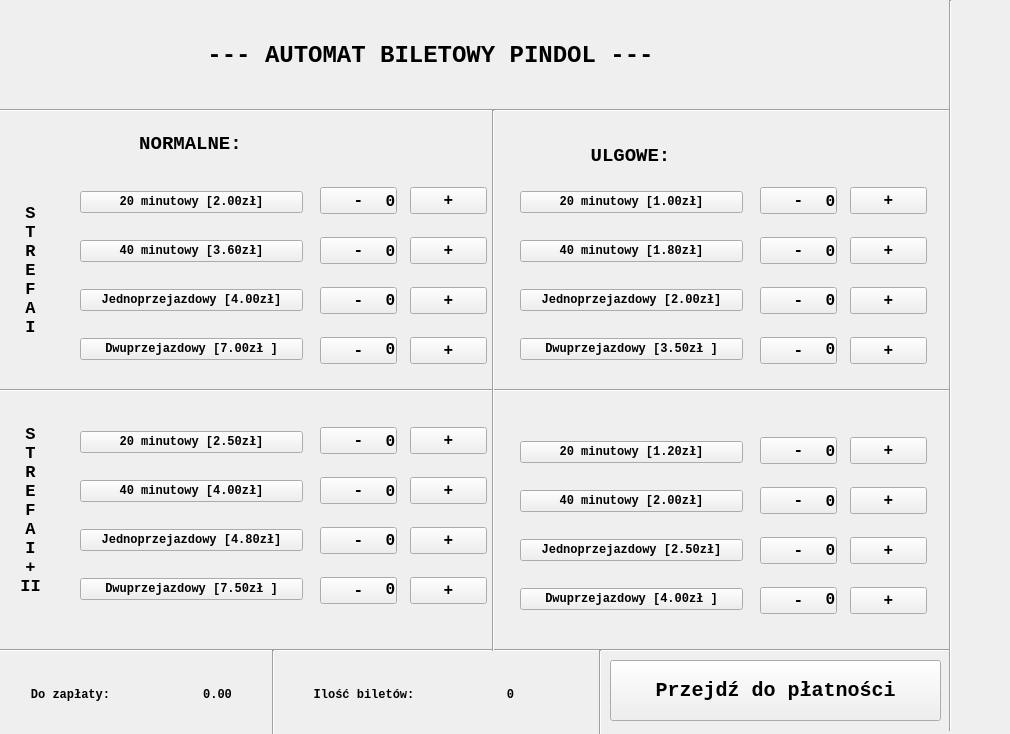
<?xml version="1.0" encoding="UTF-8"?>
<ui version="4.0">
 <class>MainWindow</class>
 <widget class="QMainWindow" name="MainWindow">
  <property name="geometry">
   <rect>
    <x>0</x>
    <y>0</y>
    <width>1010</width>
    <height>734</height>
   </rect>
  </property>
  <property name="font">
   <font>
    <family>Consolas</family>
    <pointsize>9</pointsize>
    <weight>75</weight>
    <italic>false</italic>
    <bold>true</bold>
   </font>
  </property>
  <property name="windowTitle">
   <string>Ticket Machine - PINDOL</string>
  </property>
  <property name="autoFillBackground">
   <bool>false</bool>
  </property>
  <widget class="QWidget" name="TicketsWidget">
   <widget class="QLabel" name="label_title">
    <property name="geometry">
     <rect>
      <x>0</x>
      <y>0</y>
      <width>861</width>
      <height>111</height>
     </rect>
    </property>
    <property name="font">
     <font>
      <family>Consolas</family>
      <pointsize>18</pointsize>
      <weight>75</weight>
      <bold>true</bold>
     </font>
    </property>
    <property name="autoFillBackground">
     <bool>true</bool>
    </property>
    <property name="text">
     <string>--- AUTOMAT BILETOWY PINDOL ---</string>
    </property>
    <property name="alignment">
     <set>Qt::AlignCenter</set>
    </property>
   </widget>
   <widget class="QLabel" name="label_tickets_reduced">
    <property name="geometry">
     <rect>
      <x>520</x>
      <y>140</y>
      <width>221</width>
      <height>31</height>
     </rect>
    </property>
    <property name="font">
     <font>
      <pointsize>14</pointsize>
     </font>
    </property>
    <property name="text">
     <string>ULGOWE:</string>
    </property>
    <property name="alignment">
     <set>Qt::AlignCenter</set>
    </property>
   </widget>
   <widget class="QWidget" name="gridLayoutWidget">
    <property name="geometry">
     <rect>
      <x>80</x>
      <y>170</y>
      <width>223</width>
      <height>211</height>
     </rect>
    </property>
    <layout class="QGridLayout" name="grid_normal_tickets_first">
     <item row="4" column="0">
      <widget class="QPushButton" name="btn_normal_twoway">
       <property name="text">
        <string>Dwuprzejazdowy [7.00zł ]</string>
       </property>
      </widget>
     </item>
     <item row="2" column="0">
      <widget class="QPushButton" name="btn_normal_40">
       <property name="text">
        <string>40 minutowy [3.60zł]</string>
       </property>
      </widget>
     </item>
     <item row="1" column="0">
      <widget class="QPushButton" name="btn_normal_20">
       <property name="text">
        <string>20 minutowy [2.00zł]</string>
       </property>
      </widget>
     </item>
     <item row="3" column="0">
      <widget class="QPushButton" name="btn_normal_oneway">
       <property name="text">
        <string>Jednoprzejazdowy [4.00zł]</string>
       </property>
      </widget>
     </item>
    </layout>
   </widget>
   <widget class="QLabel" name="label_tickets_normal">
    <property name="geometry">
     <rect>
      <x>80</x>
      <y>130</y>
      <width>221</width>
      <height>28</height>
     </rect>
    </property>
    <property name="font">
     <font>
      <pointsize>14</pointsize>
     </font>
    </property>
    <property name="text">
     <string>NORMALNE:</string>
    </property>
    <property name="alignment">
     <set>Qt::AlignCenter</set>
    </property>
   </widget>
   <widget class="QLabel" name="label_strefa_1">
    <property name="geometry">
     <rect>
      <x>20</x>
      <y>170</y>
      <width>21</width>
      <height>201</height>
     </rect>
    </property>
    <property name="font">
     <font>
      <family>Consolas</family>
      <pointsize>13</pointsize>
      <weight>75</weight>
      <bold>true</bold>
     </font>
    </property>
    <property name="layoutDirection">
     <enum>Qt::LeftToRight</enum>
    </property>
    <property name="text">
     <string>S T R E F A     I</string>
    </property>
    <property name="textFormat">
     <enum>Qt::PlainText</enum>
    </property>
    <property name="alignment">
     <set>Qt::AlignCenter</set>
    </property>
    <property name="wordWrap">
     <bool>true</bool>
    </property>
   </widget>
   <widget class="QLabel" name="label_strefa_2">
    <property name="geometry">
     <rect>
      <x>20</x>
      <y>390</y>
      <width>21</width>
      <height>241</height>
     </rect>
    </property>
    <property name="font">
     <font>
      <family>Consolas</family>
      <pointsize>13</pointsize>
      <weight>75</weight>
      <bold>true</bold>
     </font>
    </property>
    <property name="layoutDirection">
     <enum>Qt::LeftToRight</enum>
    </property>
    <property name="text">
     <string>S T R E F A     I + II</string>
    </property>
    <property name="textFormat">
     <enum>Qt::PlainText</enum>
    </property>
    <property name="alignment">
     <set>Qt::AlignCenter</set>
    </property>
    <property name="wordWrap">
     <bool>true</bool>
    </property>
   </widget>
   <widget class="QWidget" name="gridLayoutWidget_2">
    <property name="geometry">
     <rect>
      <x>520</x>
      <y>170</y>
      <width>223</width>
      <height>211</height>
     </rect>
    </property>
    <layout class="QGridLayout" name="grid_reduced_tickets_first">
     <item row="2" column="0">
      <widget class="QPushButton" name="btn_reduced_40">
       <property name="text">
        <string>40 minutowy [1.80zł]</string>
       </property>
      </widget>
     </item>
     <item row="4" column="0">
      <widget class="QPushButton" name="btn_reduced_twoway">
       <property name="text">
        <string>Dwuprzejazdowy [3.50zł ]</string>
       </property>
      </widget>
     </item>
     <item row="1" column="0">
      <widget class="QPushButton" name="btn_reduced_20">
       <property name="text">
        <string>20 minutowy [1.00zł]</string>
       </property>
      </widget>
     </item>
     <item row="3" column="0">
      <widget class="QPushButton" name="btn_reduced_oneway">
       <property name="text">
        <string>Jednoprzejazdowy [2.00zł]</string>
       </property>
      </widget>
     </item>
    </layout>
   </widget>
   <widget class="Line" name="line">
    <property name="geometry">
     <rect>
      <x>0</x>
      <y>100</y>
      <width>951</width>
      <height>20</height>
     </rect>
    </property>
    <property name="orientation">
     <enum>Qt::Horizontal</enum>
    </property>
   </widget>
   <widget class="Line" name="line_2">
    <property name="geometry">
     <rect>
      <x>0</x>
      <y>380</y>
      <width>951</width>
      <height>20</height>
     </rect>
    </property>
    <property name="orientation">
     <enum>Qt::Horizontal</enum>
    </property>
   </widget>
   <widget class="Line" name="line_3">
    <property name="geometry">
     <rect>
      <x>0</x>
      <y>640</y>
      <width>951</width>
      <height>20</height>
     </rect>
    </property>
    <property name="orientation">
     <enum>Qt::Horizontal</enum>
    </property>
   </widget>
   <widget class="QWidget" name="horizontalLayoutWidget">
    <property name="geometry">
     <rect>
      <x>0</x>
      <y>659</y>
      <width>581</width>
      <height>71</height>
     </rect>
    </property>
    <layout class="QHBoxLayout" name="horizontalLayout">
     <item>
      <widget class="QLabel" name="label_total_cost">
       <property name="text">
        <string>Do zapłaty:</string>
       </property>
       <property name="alignment">
        <set>Qt::AlignCenter</set>
       </property>
      </widget>
     </item>
     <item>
      <widget class="QLabel" name="label_total_cost_value">
       <property name="text">
        <string>0.00</string>
       </property>
       <property name="alignment">
        <set>Qt::AlignCenter</set>
       </property>
      </widget>
     </item>
     <item>
      <widget class="QLabel" name="label_tickets_count">
       <property name="text">
        <string>Ilość biletów:</string>
       </property>
       <property name="alignment">
        <set>Qt::AlignCenter</set>
       </property>
      </widget>
     </item>
     <item>
      <widget class="QLabel" name="label_tickets_count_value">
       <property name="text">
        <string>0</string>
       </property>
       <property name="alignment">
        <set>Qt::AlignCenter</set>
       </property>
      </widget>
     </item>
    </layout>
   </widget>
   <widget class="Line" name="line_4">
    <property name="geometry">
     <rect>
      <x>263</x>
      <y>650</y>
      <width>20</width>
      <height>101</height>
     </rect>
    </property>
    <property name="orientation">
     <enum>Qt::Vertical</enum>
    </property>
   </widget>
   <widget class="QWidget" name="gridLayoutWidget_3">
    <property name="geometry">
     <rect>
      <x>80</x>
      <y>410</y>
      <width>223</width>
      <height>211</height>
     </rect>
    </property>
    <layout class="QGridLayout" name="grid_normal_tickets_second">
     <item row="2" column="0">
      <widget class="QPushButton" name="btn_normal_40_2">
       <property name="text">
        <string>40 minutowy [4.00zł]</string>
       </property>
      </widget>
     </item>
     <item row="4" column="0">
      <widget class="QPushButton" name="btn_normal_twoway_2">
       <property name="text">
        <string>Dwuprzejazdowy [7.50zł ]</string>
       </property>
      </widget>
     </item>
     <item row="1" column="0">
      <widget class="QPushButton" name="btn_normal_20_2">
       <property name="text">
        <string>20 minutowy [2.50zł]</string>
       </property>
      </widget>
     </item>
     <item row="3" column="0">
      <widget class="QPushButton" name="btn_normal_oneway_2">
       <property name="text">
        <string>Jednoprzejazdowy [4.80zł]</string>
       </property>
      </widget>
     </item>
    </layout>
   </widget>
   <widget class="QWidget" name="gridLayoutWidget_4">
    <property name="geometry">
     <rect>
      <x>520</x>
      <y>420</y>
      <width>223</width>
      <height>211</height>
     </rect>
    </property>
    <layout class="QGridLayout" name="grid_reduced_tickets_second">
     <item row="2" column="0">
      <widget class="QPushButton" name="btn_reduced_40_2">
       <property name="text">
        <string>40 minutowy [2.00zł]</string>
       </property>
      </widget>
     </item>
     <item row="4" column="0">
      <widget class="QPushButton" name="btn_reduced_twoway_2">
       <property name="text">
        <string>Dwuprzejazdowy [4.00zł ]</string>
       </property>
      </widget>
     </item>
     <item row="1" column="0">
      <widget class="QPushButton" name="btn_reduced_20_2">
       <property name="text">
        <string>20 minutowy [1.20zł]</string>
       </property>
      </widget>
     </item>
     <item row="3" column="0">
      <widget class="QPushButton" name="btn_reduced_oneway_2">
       <property name="text">
        <string>Jednoprzejazdowy [2.50zł]</string>
       </property>
      </widget>
     </item>
    </layout>
   </widget>
   <widget class="Line" name="line_5">
    <property name="geometry">
     <rect>
      <x>940</x>
      <y>0</y>
      <width>20</width>
      <height>731</height>
     </rect>
    </property>
    <property name="orientation">
     <enum>Qt::Vertical</enum>
    </property>
   </widget>
   <widget class="QPushButton" name="payment">
    <property name="geometry">
     <rect>
      <x>610</x>
      <y>660</y>
      <width>331</width>
      <height>61</height>
     </rect>
    </property>
    <property name="font">
     <font>
      <pointsize>15</pointsize>
     </font>
    </property>
    <property name="text">
     <string>Przejdź do płatności</string>
    </property>
   </widget>
   <widget class="Line" name="line_6">
    <property name="geometry">
     <rect>
      <x>590</x>
      <y>650</y>
      <width>20</width>
      <height>91</height>
     </rect>
    </property>
    <property name="orientation">
     <enum>Qt::Vertical</enum>
    </property>
   </widget>
   <widget class="Line" name="line_7">
    <property name="geometry">
     <rect>
      <x>483</x>
      <y>110</y>
      <width>20</width>
      <height>541</height>
     </rect>
    </property>
    <property name="orientation">
     <enum>Qt::Vertical</enum>
    </property>
   </widget>
   <widget class="QWidget" name="verticalLayoutWidget">
    <property name="geometry">
     <rect>
      <x>760</x>
      <y>420</y>
      <width>77</width>
      <height>211</height>
     </rect>
    </property>
    <layout class="QVBoxLayout" name="layout_reduced_second_minus">
     <item>
      <widget class="QPushButton" name="btn_reduced_20_2_minus">
       <property name="font">
        <font>
         <pointsize>12</pointsize>
        </font>
       </property>
       <property name="text">
        <string>-</string>
       </property>
      </widget>
     </item>
     <item>
      <widget class="QPushButton" name="btn_reduced_40_2_minus">
       <property name="font">
        <font>
         <pointsize>12</pointsize>
        </font>
       </property>
       <property name="text">
        <string>-</string>
       </property>
      </widget>
     </item>
     <item>
      <widget class="QPushButton" name="btn_reduced_oneway_2_minus">
       <property name="font">
        <font>
         <pointsize>12</pointsize>
        </font>
       </property>
       <property name="text">
        <string>-</string>
       </property>
      </widget>
     </item>
     <item>
      <widget class="QPushButton" name="btn_reduced_twoway_2_minus">
       <property name="font">
        <font>
         <pointsize>12</pointsize>
        </font>
       </property>
       <property name="text">
        <string>-</string>
       </property>
      </widget>
     </item>
    </layout>
   </widget>
   <widget class="QWidget" name="verticalLayoutWidget_2">
    <property name="geometry">
     <rect>
      <x>850</x>
      <y>420</y>
      <width>77</width>
      <height>211</height>
     </rect>
    </property>
    <layout class="QVBoxLayout" name="layout_reduced_second_plus">
     <item>
      <widget class="QPushButton" name="btn_reduced_20_2_plus">
       <property name="font">
        <font>
         <pointsize>12</pointsize>
        </font>
       </property>
       <property name="text">
        <string>+</string>
       </property>
      </widget>
     </item>
     <item>
      <widget class="QPushButton" name="btn_reduced_40_2_plus">
       <property name="font">
        <font>
         <pointsize>12</pointsize>
        </font>
       </property>
       <property name="text">
        <string>+</string>
       </property>
      </widget>
     </item>
     <item>
      <widget class="QPushButton" name="btn_reduced_oneway_2_plus">
       <property name="font">
        <font>
         <pointsize>12</pointsize>
        </font>
       </property>
       <property name="text">
        <string>+</string>
       </property>
      </widget>
     </item>
     <item>
      <widget class="QPushButton" name="btn_reduced_twoway_2_plus">
       <property name="font">
        <font>
         <pointsize>12</pointsize>
        </font>
       </property>
       <property name="text">
        <string>+</string>
       </property>
      </widget>
     </item>
    </layout>
   </widget>
   <widget class="QWidget" name="verticalLayoutWidget_3">
    <property name="geometry">
     <rect>
      <x>810</x>
      <y>430</y>
      <width>41</width>
      <height>191</height>
     </rect>
    </property>
    <layout class="QVBoxLayout" name="layout_reduced_second_count">
     <item>
      <widget class="QLabel" name="btn_reduced_20_2_count">
       <property name="font">
        <font>
         <pointsize>12</pointsize>
        </font>
       </property>
       <property name="text">
        <string>0</string>
       </property>
       <property name="alignment">
        <set>Qt::AlignCenter</set>
       </property>
      </widget>
     </item>
     <item>
      <widget class="QLabel" name="btn_reduced_40_2_count">
       <property name="font">
        <font>
         <pointsize>12</pointsize>
        </font>
       </property>
       <property name="text">
        <string>0</string>
       </property>
       <property name="alignment">
        <set>Qt::AlignCenter</set>
       </property>
      </widget>
     </item>
     <item>
      <widget class="QLabel" name="btn_reduced_oneway_2_count">
       <property name="font">
        <font>
         <pointsize>12</pointsize>
        </font>
       </property>
       <property name="text">
        <string>0</string>
       </property>
       <property name="alignment">
        <set>Qt::AlignCenter</set>
       </property>
      </widget>
     </item>
     <item>
      <widget class="QLabel" name="btn_reduced_twoway_2_count">
       <property name="font">
        <font>
         <pointsize>12</pointsize>
        </font>
       </property>
       <property name="text">
        <string>0</string>
       </property>
       <property name="alignment">
        <set>Qt::AlignCenter</set>
       </property>
      </widget>
     </item>
    </layout>
   </widget>
   <widget class="QWidget" name="verticalLayoutWidget_4">
    <property name="geometry">
     <rect>
      <x>760</x>
      <y>170</y>
      <width>77</width>
      <height>211</height>
     </rect>
    </property>
    <layout class="QVBoxLayout" name="verticalLayout_7">
     <item>
      <widget class="QPushButton" name="btn_reduced_20_minus">
       <property name="font">
        <font>
         <pointsize>12</pointsize>
        </font>
       </property>
       <property name="text">
        <string>-</string>
       </property>
      </widget>
     </item>
     <item>
      <widget class="QPushButton" name="btn_reduced_40_minus">
       <property name="font">
        <font>
         <pointsize>12</pointsize>
        </font>
       </property>
       <property name="text">
        <string>-</string>
       </property>
      </widget>
     </item>
     <item>
      <widget class="QPushButton" name="btn_reduced_oneway_minus">
       <property name="font">
        <font>
         <pointsize>12</pointsize>
        </font>
       </property>
       <property name="text">
        <string>-</string>
       </property>
      </widget>
     </item>
     <item>
      <widget class="QPushButton" name="btn_reduced_twoway_minus">
       <property name="font">
        <font>
         <pointsize>12</pointsize>
        </font>
       </property>
       <property name="text">
        <string>-</string>
       </property>
      </widget>
     </item>
    </layout>
   </widget>
   <widget class="QWidget" name="verticalLayoutWidget_5">
    <property name="geometry">
     <rect>
      <x>320</x>
      <y>170</y>
      <width>77</width>
      <height>211</height>
     </rect>
    </property>
    <layout class="QVBoxLayout" name="layout_normal_first_minus">
     <item>
      <widget class="QPushButton" name="btn_normal_20_minus">
       <property name="font">
        <font>
         <pointsize>12</pointsize>
        </font>
       </property>
       <property name="text">
        <string>-</string>
       </property>
      </widget>
     </item>
     <item>
      <widget class="QPushButton" name="btn_normal_40_minus">
       <property name="font">
        <font>
         <pointsize>12</pointsize>
        </font>
       </property>
       <property name="text">
        <string>-</string>
       </property>
      </widget>
     </item>
     <item>
      <widget class="QPushButton" name="btn_normal_oneway_minus">
       <property name="font">
        <font>
         <pointsize>12</pointsize>
        </font>
       </property>
       <property name="text">
        <string>-</string>
       </property>
      </widget>
     </item>
     <item>
      <widget class="QPushButton" name="btn_normal_twoway_minus">
       <property name="font">
        <font>
         <pointsize>12</pointsize>
        </font>
       </property>
       <property name="text">
        <string>-</string>
       </property>
      </widget>
     </item>
    </layout>
   </widget>
   <widget class="QWidget" name="verticalLayoutWidget_6">
    <property name="geometry">
     <rect>
      <x>320</x>
      <y>410</y>
      <width>77</width>
      <height>211</height>
     </rect>
    </property>
    <layout class="QVBoxLayout" name="layout_normal_second_minus">
     <item>
      <widget class="QPushButton" name="btn_normal_20_2_minus">
       <property name="font">
        <font>
         <pointsize>12</pointsize>
        </font>
       </property>
       <property name="text">
        <string>-</string>
       </property>
      </widget>
     </item>
     <item>
      <widget class="QPushButton" name="btn_normal_40_2_minus">
       <property name="font">
        <font>
         <pointsize>12</pointsize>
        </font>
       </property>
       <property name="text">
        <string>-</string>
       </property>
      </widget>
     </item>
     <item>
      <widget class="QPushButton" name="btn_normal_oneway_2_minus">
       <property name="font">
        <font>
         <pointsize>12</pointsize>
        </font>
       </property>
       <property name="text">
        <string>-</string>
       </property>
      </widget>
     </item>
     <item>
      <widget class="QPushButton" name="btn_normal_twoway_2_minus">
       <property name="font">
        <font>
         <pointsize>12</pointsize>
        </font>
       </property>
       <property name="text">
        <string>-</string>
       </property>
      </widget>
     </item>
    </layout>
   </widget>
   <widget class="QWidget" name="verticalLayoutWidget_7">
    <property name="geometry">
     <rect>
      <x>370</x>
      <y>180</y>
      <width>41</width>
      <height>191</height>
     </rect>
    </property>
    <layout class="QVBoxLayout" name="layout_normal_first_count">
     <item>
      <widget class="QLabel" name="btn_normal_20_count">
       <property name="font">
        <font>
         <pointsize>12</pointsize>
        </font>
       </property>
       <property name="text">
        <string>0</string>
       </property>
       <property name="alignment">
        <set>Qt::AlignCenter</set>
       </property>
      </widget>
     </item>
     <item>
      <widget class="QLabel" name="btn_normal_40_count">
       <property name="font">
        <font>
         <pointsize>12</pointsize>
        </font>
       </property>
       <property name="text">
        <string>0</string>
       </property>
       <property name="alignment">
        <set>Qt::AlignCenter</set>
       </property>
      </widget>
     </item>
     <item>
      <widget class="QLabel" name="btn_normal_oneway_count">
       <property name="font">
        <font>
         <pointsize>12</pointsize>
        </font>
       </property>
       <property name="text">
        <string>0</string>
       </property>
       <property name="alignment">
        <set>Qt::AlignCenter</set>
       </property>
      </widget>
     </item>
     <item>
      <widget class="QLabel" name="btn_normal_twoway_count">
       <property name="font">
        <font>
         <pointsize>12</pointsize>
        </font>
       </property>
       <property name="text">
        <string>0</string>
       </property>
       <property name="alignment">
        <set>Qt::AlignCenter</set>
       </property>
      </widget>
     </item>
    </layout>
   </widget>
   <widget class="QWidget" name="verticalLayoutWidget_8">
    <property name="geometry">
     <rect>
      <x>370</x>
      <y>420</y>
      <width>41</width>
      <height>191</height>
     </rect>
    </property>
    <layout class="QVBoxLayout" name="layout_normal_second_count">
     <item>
      <widget class="QLabel" name="btn_normal_20_2_count">
       <property name="font">
        <font>
         <pointsize>12</pointsize>
        </font>
       </property>
       <property name="text">
        <string>0</string>
       </property>
       <property name="alignment">
        <set>Qt::AlignCenter</set>
       </property>
      </widget>
     </item>
     <item>
      <widget class="QLabel" name="btn_normal_40_2_count">
       <property name="font">
        <font>
         <pointsize>12</pointsize>
        </font>
       </property>
       <property name="text">
        <string>0</string>
       </property>
       <property name="alignment">
        <set>Qt::AlignCenter</set>
       </property>
      </widget>
     </item>
     <item>
      <widget class="QLabel" name="btn_normal_oneway_2_count">
       <property name="font">
        <font>
         <pointsize>12</pointsize>
        </font>
       </property>
       <property name="text">
        <string>0</string>
       </property>
       <property name="alignment">
        <set>Qt::AlignCenter</set>
       </property>
      </widget>
     </item>
     <item>
      <widget class="QLabel" name="btn_normal_twoway_2_count">
       <property name="font">
        <font>
         <pointsize>12</pointsize>
        </font>
       </property>
       <property name="text">
        <string>0</string>
       </property>
       <property name="alignment">
        <set>Qt::AlignCenter</set>
       </property>
      </widget>
     </item>
    </layout>
   </widget>
   <widget class="QWidget" name="verticalLayoutWidget_9">
    <property name="geometry">
     <rect>
      <x>410</x>
      <y>170</y>
      <width>77</width>
      <height>211</height>
     </rect>
    </property>
    <layout class="QVBoxLayout" name="layout_normal_first_plus">
     <item>
      <widget class="QPushButton" name="btn_normal_20_plus">
       <property name="font">
        <font>
         <pointsize>12</pointsize>
        </font>
       </property>
       <property name="text">
        <string>+</string>
       </property>
      </widget>
     </item>
     <item>
      <widget class="QPushButton" name="btn_normal_40_plus">
       <property name="font">
        <font>
         <pointsize>12</pointsize>
        </font>
       </property>
       <property name="text">
        <string>+</string>
       </property>
      </widget>
     </item>
     <item>
      <widget class="QPushButton" name="btn_normal_oneway_plus">
       <property name="font">
        <font>
         <pointsize>12</pointsize>
        </font>
       </property>
       <property name="text">
        <string>+</string>
       </property>
      </widget>
     </item>
     <item>
      <widget class="QPushButton" name="btn_normal_twoway_plus">
       <property name="font">
        <font>
         <pointsize>12</pointsize>
        </font>
       </property>
       <property name="text">
        <string>+</string>
       </property>
      </widget>
     </item>
    </layout>
   </widget>
   <widget class="QWidget" name="verticalLayoutWidget_10">
    <property name="geometry">
     <rect>
      <x>410</x>
      <y>410</y>
      <width>77</width>
      <height>211</height>
     </rect>
    </property>
    <layout class="QVBoxLayout" name="layout_normal_second_plus">
     <item>
      <widget class="QPushButton" name="btn_normal_20_2_plus">
       <property name="font">
        <font>
         <pointsize>12</pointsize>
        </font>
       </property>
       <property name="text">
        <string>+</string>
       </property>
      </widget>
     </item>
     <item>
      <widget class="QPushButton" name="btn_normal_40_2_plus">
       <property name="font">
        <font>
         <pointsize>12</pointsize>
        </font>
       </property>
       <property name="text">
        <string>+</string>
       </property>
      </widget>
     </item>
     <item>
      <widget class="QPushButton" name="btn_normal_oneway_2_plus">
       <property name="font">
        <font>
         <pointsize>12</pointsize>
        </font>
       </property>
       <property name="text">
        <string>+</string>
       </property>
      </widget>
     </item>
     <item>
      <widget class="QPushButton" name="btn_normal_twoway_2_plus">
       <property name="font">
        <font>
         <pointsize>12</pointsize>
        </font>
       </property>
       <property name="text">
        <string>+</string>
       </property>
      </widget>
     </item>
    </layout>
   </widget>
   <widget class="QWidget" name="verticalLayoutWidget_11">
    <property name="geometry">
     <rect>
      <x>810</x>
      <y>180</y>
      <width>41</width>
      <height>191</height>
     </rect>
    </property>
    <layout class="QVBoxLayout" name="layout_reduced_first_count">
     <item>
      <widget class="QLabel" name="btn_reduced_20_count">
       <property name="font">
        <font>
         <pointsize>12</pointsize>
        </font>
       </property>
       <property name="text">
        <string>0</string>
       </property>
       <property name="alignment">
        <set>Qt::AlignCenter</set>
       </property>
      </widget>
     </item>
     <item>
      <widget class="QLabel" name="btn_reduced_40_count">
       <property name="font">
        <font>
         <pointsize>12</pointsize>
        </font>
       </property>
       <property name="text">
        <string>0</string>
       </property>
       <property name="alignment">
        <set>Qt::AlignCenter</set>
       </property>
      </widget>
     </item>
     <item>
      <widget class="QLabel" name="btn_reduced_oneway_count">
       <property name="font">
        <font>
         <pointsize>12</pointsize>
        </font>
       </property>
       <property name="text">
        <string>0</string>
       </property>
       <property name="alignment">
        <set>Qt::AlignCenter</set>
       </property>
      </widget>
     </item>
     <item>
      <widget class="QLabel" name="btn_reduced_twoway_count">
       <property name="font">
        <font>
         <pointsize>12</pointsize>
        </font>
       </property>
       <property name="text">
        <string>0</string>
       </property>
       <property name="alignment">
        <set>Qt::AlignCenter</set>
       </property>
      </widget>
     </item>
    </layout>
   </widget>
   <widget class="QWidget" name="verticalLayoutWidget_12">
    <property name="geometry">
     <rect>
      <x>850</x>
      <y>170</y>
      <width>77</width>
      <height>211</height>
     </rect>
    </property>
    <layout class="QVBoxLayout" name="layout_reduced_first_plus">
     <item>
      <widget class="QPushButton" name="btn_reduced_20_plus">
       <property name="font">
        <font>
         <pointsize>12</pointsize>
        </font>
       </property>
       <property name="text">
        <string>+</string>
       </property>
      </widget>
     </item>
     <item>
      <widget class="QPushButton" name="btn_reduced_40_plus">
       <property name="font">
        <font>
         <pointsize>12</pointsize>
        </font>
       </property>
       <property name="text">
        <string>+</string>
       </property>
      </widget>
     </item>
     <item>
      <widget class="QPushButton" name="btn_reduced_oneway_plus">
       <property name="font">
        <font>
         <pointsize>12</pointsize>
        </font>
       </property>
       <property name="text">
        <string>+</string>
       </property>
      </widget>
     </item>
     <item>
      <widget class="QPushButton" name="btn_reduced_twoway_plus">
       <property name="font">
        <font>
         <pointsize>12</pointsize>
        </font>
       </property>
       <property name="text">
        <string>+</string>
       </property>
      </widget>
     </item>
    </layout>
   </widget>
  </widget>
 </widget>
 <resources/>
 <connections/>
</ui>
